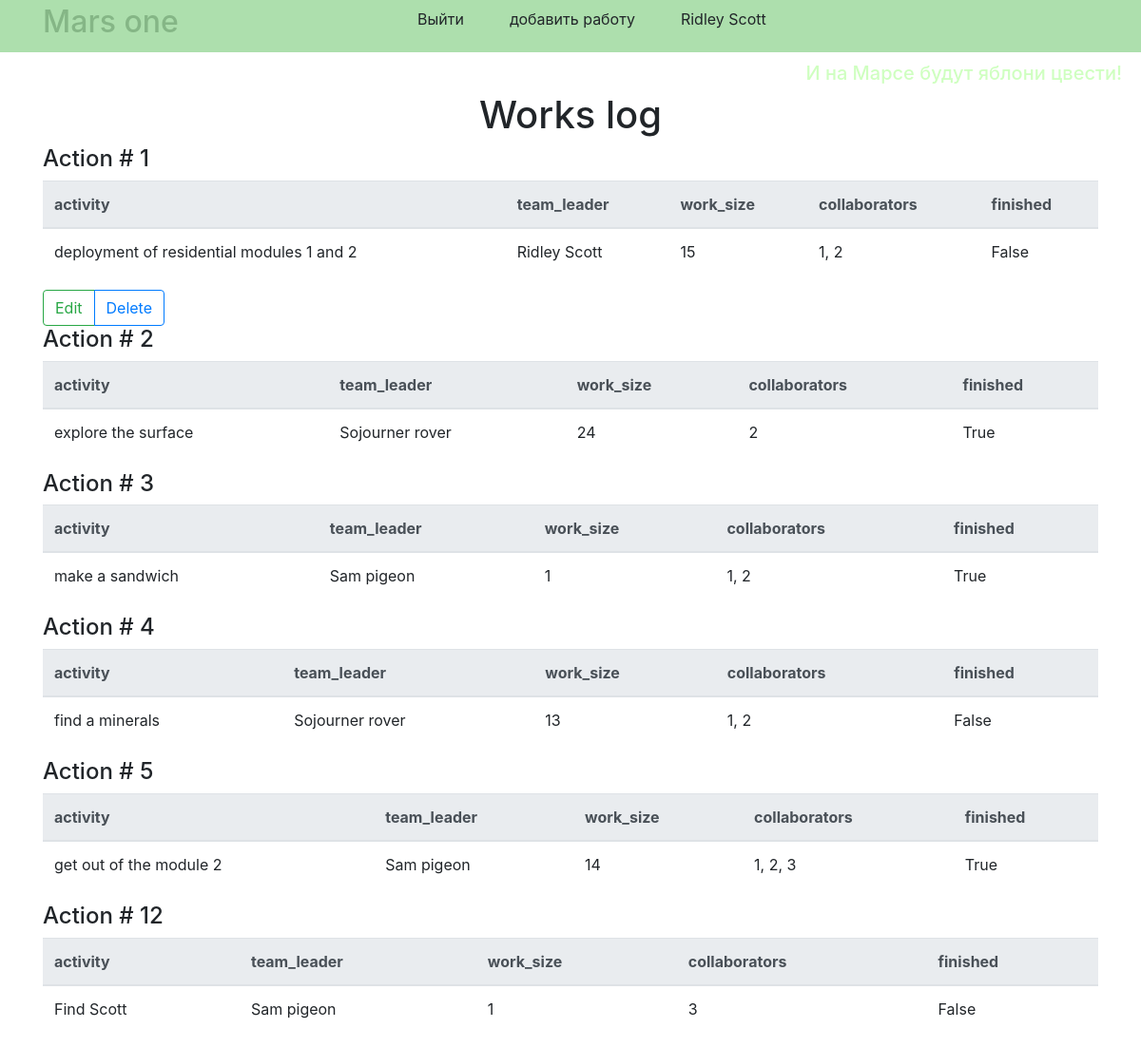
Page / (signed in) on the committed database.
### data/users.py (models this page shows, shortened)
class User(SqlAlchemyBase, SerializerMixin, UserMixin):
    __tablename__ = 'users'
    id = sqlalchemy.Column(sqlalchemy.Integer,
                           primary_key=True, autoincrement=True)
    surname = sqlalchemy.Column(sqlalchemy.String, nullable=True)
    name = sqlalchemy.Column(sqlalchemy.String, nullable=True)
    age = sqlalchemy.Column(sqlalchemy.Integer, nullable=True)
    position = sqlalchemy.Column(sqlalchemy.String, nullable=True)
    speciality = sqlalchemy.Column(sqlalchemy.String, nullable=True)
    address = sqlalchemy.Column(sqlalchemy.String, nullable=True)
    email = sqlalchemy.Column(sqlalchemy.String,
                              index=True, unique=True, nullable=True)
    hashed_password = sqlalchemy.Column(sqlalchemy.String, nullable=True)
    modified_date = sqlalchemy.Column(sqlalchemy.DateTime,
                                      default=datetime.datetime.now)
    jobs = orm.relation("Job", back_populates='user')

### data/jobs.py (models this page shows)
class Job(SqlAlchemyBase, SerializerMixin):
    __tablename__ = 'jobs'
    id = sqlalchemy.Column(sqlalchemy.Integer,
                           primary_key=True, autoincrement=True)
    team_leader = sqlalchemy.Column(sqlalchemy.Integer,
                                    sqlalchemy.ForeignKey("users.id"))
    job = sqlalchemy.Column(sqlalchemy.String, nullable=True)
    work_size = sqlalchemy.Column(sqlalchemy.Integer, nullable=True)
    collaborators = sqlalchemy.Column(sqlalchemy.String, nullable=True)
    start_date = sqlalchemy.Column(sqlalchemy.String, nullable=True)
    end_date = sqlalchemy.Column(sqlalchemy.String, nullable=True)
    is_finished = sqlalchemy.Column(sqlalchemy.Boolean, default=False)
    user = orm.relation('User')

### main.py (the view)
@app.route("/")
def index():
    session = db_session.create_session()
    jobs = session.query(Job).all()
    return render_template("index.html", jobs=jobs)

### data/db_session.py (called while the page is built)
def create_session() -> Session:
    global __factory
    return __factory()

### main.py (called while the page is built)
@login_manager.user_loader
def load_user(user_id):
    session = db_session.create_session()
    return session.query(User).get(user_id)

### templates/index.html
{% extends "base.html" %}
{% block content %}
<div class="text text-center"><h1>Works log</h1></div>
{% for job in jobs %}
    <h4>Action # {{ job.id }}</h4>
    <table class="table">
      <thead class="thead-light">
        <tr>
          <th scope="col">activity</th>
          <th scope="col">team_leader</th>
          <th scope="col">work_size</th>
          <th scope="col">collaborators</th>
          <th scope="col">finished</th>
        </tr>
      </thead>
      <tbody>
        <tr>
          <td>{{ job.job }}</td>
          <td>{{ job.user.name }} {{ job.user.surname }}</td>
          <td>{{ job.work_size }}</td>
          <td>{{ job.collaborators }}</td>
          <td>{{ job.is_finished }}</td>
        </tr>
      </tbody>
    </table>
  {% if current_user.is_authenticated and current_user == job.user or current_user.id == 1 %}
    <div class="btn-group" role="group" aria-label="Basic example">
      <a href="/job/{{ job.id }}" class="btn btn-outline-success">Edit</a>
      <a href="/Job_delete/{{ job.id }}" class="btn btn-outline-primary">Delete</a>
    </div>
  {% endif %}
{% endfor %}
{% endblock %}

### templates/base.html (shortened to what this page needs)
<!DOCTYPE html>
<html lang="en">
<head>
    <link rel="stylesheet"
          href="https://maxcdn.bootstrapcdn.com/bootstrap/4.4.1/css/bootstrap.min.css">
    <link rel="stylesheet" type="text/css" href="{{ url_for('static', filename='css/style.css') }}" />
    </head>
    <body>
    <header class="flex-container">
        <div class="container">
            <div class="row no-gutters">
                <div class="col-md-4">
                    <div class="color-text-title"><h2>Mars one</h2></div>
                </div>
                <div class="col-auto">
                    <div class="flex-item">
                        {% if current_user.is_authenticated %}
                            <ul class="nav">
                                <li class="nav-item">
                                    <a class="dropdown-item" href="/logout">Выйти</a>
                                </li>
                                <li class="nav-item">
                                    <a class="dropdown-item" href="/add_job">добавить работу</a>
                                </li>
                                <li class="nav-item">
                                    <a class="dropdown-item" href="/">{{ current_user.name }} {{ current_user.surname }}</a>
                                </li>
                            </ul>
                        {% endif %}
                    </div>
                </div>
            </div>
        </div>
    </header>
    <div class="color-text">
        <h5>И на Марсе будут яблони цвести!</h5>
        </div>
    <main role="main" class="container">
        {% block content %}{% endblock %}
    </main>
    </body>
</html>

### static/css/style.css (style rules this page uses)
.color-text { color: #cfffc0; text-align: right; padding-right: 20px; }
.color-text-title { color: #85b686 }
header { width: display; height: 55px; background-color: #addfad; margin-bottom: 10px; }
.flex-container { display: -webkit-flex; -webkit-justify-content: space-between; display: flex; justify-content: space-between; align-items: center; }
.flex-item { -webkit-flex-grow: 1; flex-grow: 1; }

### rows in the picture
User: name "Ridley", surname "Scott"
Job: id "1", job "deployment of residential modules 1 and 2", user.name "Ridley", user.surname "Scott", work_size "15", collaborators "1, 2", is_finished "False"
Job: id "2", job "explore the surface", user.name "Sojourner", user.surname "rover", work_size "24", collaborators "2", is_finished "True"
Job: id "3", job "make a sandwich", user.name "Sam", user.surname "pigeon", work_size "1", collaborators "1, 2", is_finished "True"
Job: id "4", job "find a minerals", user.name "Sojourner", user.surname "rover", work_size "13", collaborators "1, 2", is_finished "False"
Job: id "5", job "get out of the module 2", user.name "Sam", user.surname "pigeon", work_size "14", collaborators "1, 2, 3", is_finished "True"
Job: id "12", job "Find Scott", user.name "Sam", user.surname "pigeon", work_size "1", collaborators "3", is_finished "False"
